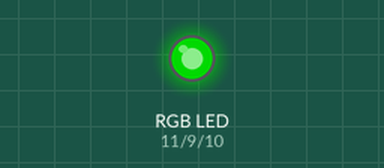
The sketch below on a simulated Arduino Uno, built with avr-gcc and run on an emulated ATmega328P. Shown: an RGB LED mixed from three pins (HIGH = lit). Dim RGB values are drawn brighter than linear.

Above: at 0.15 s.
At 4.96 s:
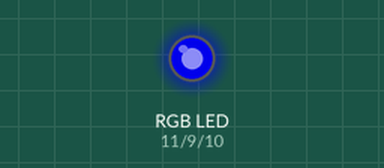
At 9.77 s:
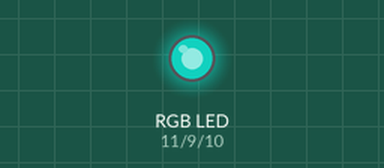
At 19.4 s:
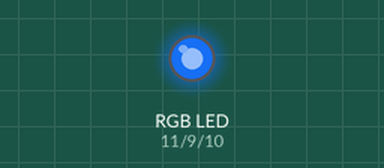
At 29.93 s:
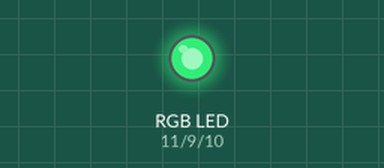
At 39.56 s:
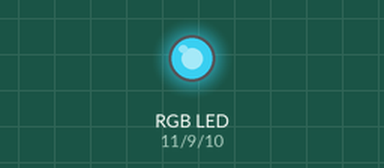
Timing chart, 0 to 40.0 s (numbered marks = the images above):
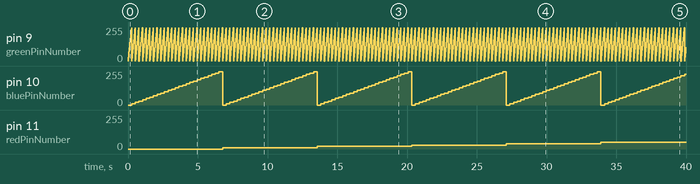

Measured:
- by itself, pin 9 (greenPinNumber): ramps from 0/255 to 250/255 and jumps back, once every 0.26 s
- by itself, pin 10 (bluePinNumber): ramps from 0/255 to 250/255 and jumps back, once every 6.8 s
- by itself, pin 11 (redPinNumber): moves from 0/255 to 50/255 over 27.1 s

The sketch:

16_million_colors_using_RGB.ino
```cpp
const int redPinNumber=11,bluePinNumber=10,greenPinNumber=9;
int i,j,k;

void setup() {
pinMode(redPinNumber,OUTPUT);
pinMode(bluePinNumber,OUTPUT);
pinMode(greenPinNumber,OUTPUT);
}

void loop() {
for(i=0;i<=255;i=i+10)
 {
   for(j=0;j<=255;j=j+10)
   {
    for(k=0;k<=255;k=k+10)
    {
      color(i,j,k);
      delay(10);
    }
   }
 }
}

void color(int redvalue,int bluevalue,int greenvalue)
{
   analogWrite(redPinNumber,redvalue);
   analogWrite(bluePinNumber,bluevalue);
   analogWrite(greenPinNumber,greenvalue);
}
```
